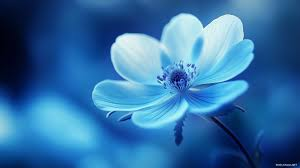
#> input picture Day-5 Part1/EDGE.JPG, 300 x 168 px
$ python 5_Grayscale_conversion.py
#> lines starting #> are read from the running program, lines starting #| are printed output that depends on the picture
import cv2
import matplotlib.pyplot as plt

img = cv2.imread("EDGE.JPG")
#> img is the input picture: shape (168, 300, 3); mean B, G, R 164.5, 111.6, 50.7
gray = cv2.cvtColor(img,cv2.COLOR_BGR2GRAY)
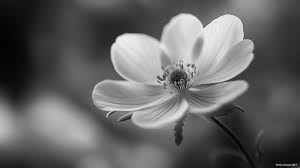
#> gray: shape (168, 300); min 2, max 247, mean 99.4
plt.imshow(cv2.cvtColor(gray,cv2.COLOR_BGR2RGB))
plt.show()
